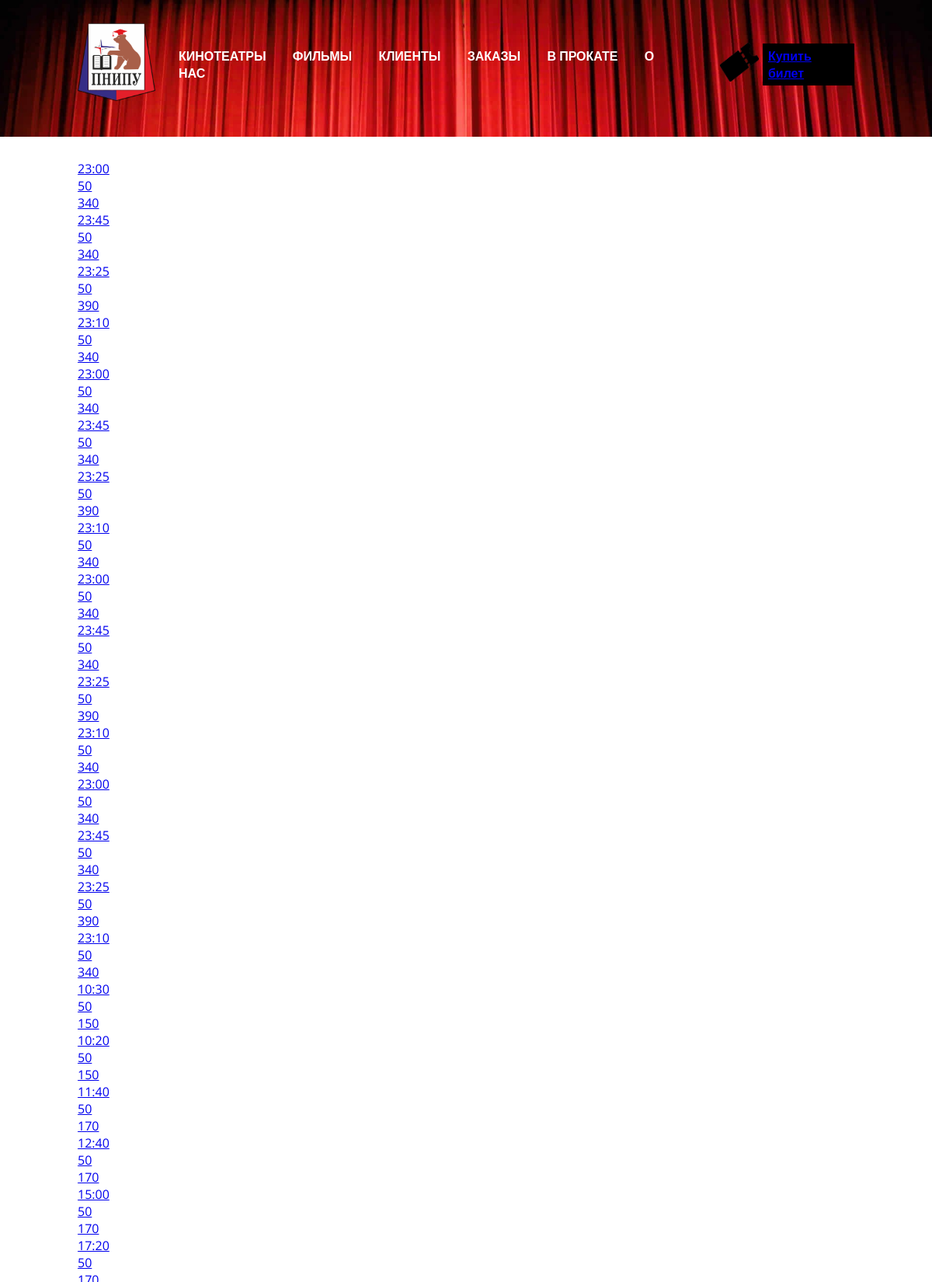
Page /front/FILMS_SESSIONS_page.php (upper part) on the committed database.
### tables this page shows
CREATE TABLE `films_sessions` (
  `id` int NOT NULL,
  `cinema_id` int NOT NULL,
  `film_id` int NOT NULL,
  `start_date` varchar(5) NOT NULL,
  `tickets_number` int NOT NULL DEFAULT '50',
  `ticket_price` int NOT NULL
);

### front/FILMS_SESSIONS_page.php (the view, shortened to what this page needs)
<!DOCTYPE html>
<?php
	include "database.php";
	$result = mysqli_query($connect, "SELECT * FROM `films_sessions`");
?>
<html lang="en">
<head>
	<link rel='stylesheet' href='style.css'>
</head>
<body>
<div class="header">
	<div class="container">
		<div class="header-line">
			<div class="header-logo">
				<img src="PNRPU_logo.png" width="100" height="100"alt="">
			</div>
			<div class="navigation">
				<a class="nav-item" href="CINEMAS_page.php">КИНОТЕАТРЫ</a>
				<a class="nav-item" href="FILMS_page.php">ФИЛЬМЫ</a>
				<a class="nav-item" href="CLIENTS_page.php">КЛИЕНТЫ</a>
				<a class="nav-item">ЗАКАЗЫ</a>
				<a class="nav-item">В ПРОКАТЕ</a>
				<a class="nav-item" href="@">О НАС</a>
			</div>
			<div class="cart">
				<a href="@">
					<img src="ticket.png" width="50" height="50" alt="">
				</a>
			</div>
			<div class="button">
				<a href="REGISTRATION_page.php">Купить билет</a>
			</div>
		</div>
	</div>
</div>
<div class="container">
	<div class="films-items">
		<?php
			while ($items = mysqli_fetch_assoc($result))
			{
				?>
				<films-item>
					<a href="@">
						<div class="films-text">
							<?php
								echo $items['start_date'];
							?>
						</div>
						<div class="films-subtext">
							<?php
								echo $items['tickets_number'];
							?>
						</div>
						<div class="films-subtext">
							<?php
								echo $items['ticket_price'];
							?>
						</div>
					</a>
				</films-item>
				<?php
			}
		?>
	</div>
</div>
</body>
</html>

### front/style.css (style rules this page uses)
body { margin: 0; font-family: 'Open Sans', sans-serif; }
.container { margin: 0px 100px; }
.header { background-image: url(background.jpg); height: 22vh; background-repeat: no-repeat; background-size: cover; }
.header-logo { margin-right: 30px; }
.header-line { padding-top: 30px; display: flex; align-items: center; }
.nav-item { color: #FFFFFF; text-decoration: none; font-weight: 600; font-size: 12; margin-right: 30px; transition: color 0.3s linear; }
.cart { margin-left: 30px; margin-right: 5px; }
.button { background-color: #000000; padding: 5px 7px; color: #FFFFFF; font-size: 12; font-weight: 600; text-decoration: none; transition: color 0.3s linear; }
.films-items { background-color: #FFFFFF; align-items: center; padding-top: 30px; padding-bottom: 17px; }

### rows in the picture
films_sessions: start_date "23:00", tickets_number "50", ticket_price "340"
films_sessions: start_date "23:45", tickets_number "50", ticket_price "340"
films_sessions: start_date "23:25", tickets_number "50", ticket_price "390"
films_sessions: start_date "23:10", tickets_number "50", ticket_price "340"
films_sessions: start_date "23:00", tickets_number "50", ticket_price "340"
films_sessions: start_date "23:45", tickets_number "50", ticket_price "340"
films_sessions: start_date "23:25", tickets_number "50", ticket_price "390"
films_sessions: start_date "23:10", tickets_number "50", ticket_price "340"
films_sessions: start_date "23:00", tickets_number "50", ticket_price "340"
films_sessions: start_date "23:45", tickets_number "50", ticket_price "340"
films_sessions: start_date "23:25", tickets_number "50", ticket_price "390"
films_sessions: start_date "23:10", tickets_number "50", ticket_price "340"
films_sessions: start_date "23:00", tickets_number "50", ticket_price "340"
films_sessions: start_date "23:45", tickets_number "50", ticket_price "340"
films_sessions: start_date "23:25", tickets_number "50", ticket_price "390"
films_sessions: start_date "23:10", tickets_number "50", ticket_price "340"
films_sessions: start_date "10:30", tickets_number "50", ticket_price "150"
films_sessions: start_date "10:20", tickets_number "50", ticket_price "150"
films_sessions: start_date "11:40", tickets_number "50", ticket_price "170"
films_sessions: start_date "12:40", tickets_number "50", ticket_price "170"
films_sessions: start_date "15:00", tickets_number "50", ticket_price "170"
films_sessions: start_date "17:20", tickets_number "50"
